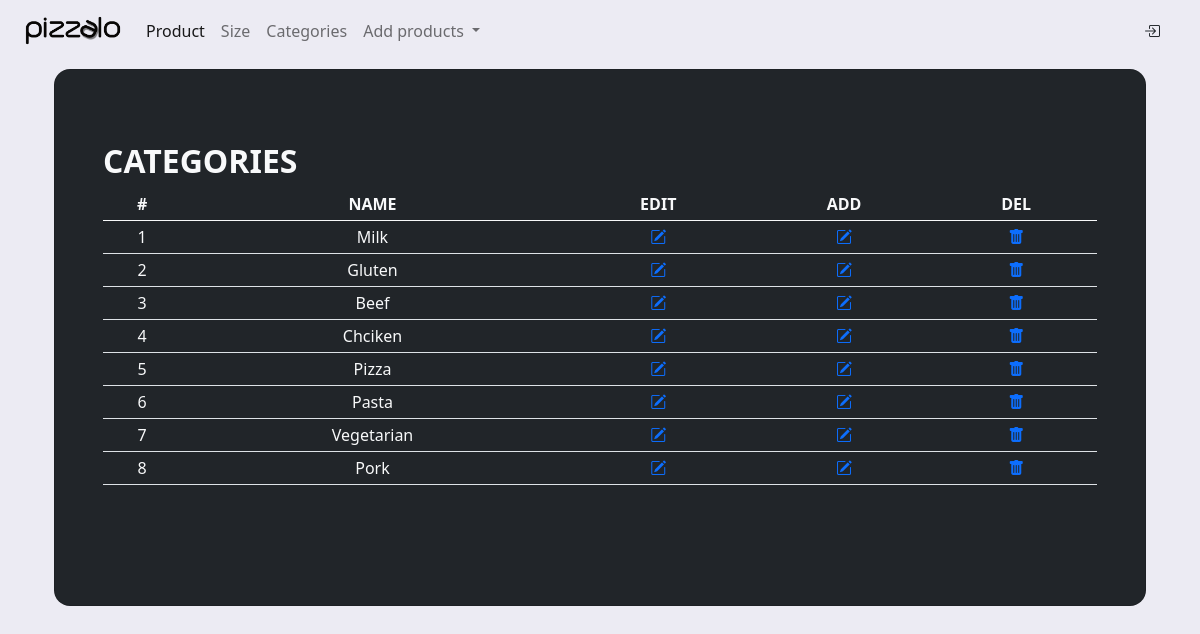
The page /categories on the database its author committed.
### shop/products/models.py (models this page shows, shortened)
class Category(db.Model):
    id = db.Column(db.Integer, primary_key = True)
    name = db.Column(db.String(30), unique = True, nullable = False)

### shop/admin/routes.py (the view)
@app.route('/categories')
def categories():
    categories = Category.query.order_by(Category.id.desc()).all()
    return render_template('admin/brand.html', title='categories',categories=categories)

### shop/templates/admin/brand.html (shortened to what this page needs)
{% extends 'layout.html' %} {% block content %}
{% include 'navbar_admin.html' %}
<section class="vh-100">
  <div class="container pt-2 h-100">
    <div class="row d-flex h-100">
      <div class="col-12 col-md-12 col-lg-6 col-xl-12">
        <div class="card bg-dark" style="border-radius: 1rem">
          <div class="card-body p-5">
            <div class="mb-md-5 mt-md-4 pb-2">
  <table class="table table-sm mt-2 text-center align-middle text-light">
<thead>
<tr>
  <th scope="col">#</th>
  <th scope="col">NAME</th>
  <th scope="col">EDIT</i>
  </th>
  <th scope="col">ADD</th>
  <th scope="col">DEL</th>
</tr>
</thead>
<tbody>
  {% if brands %}
  <h2 class="fw-bold mb-2 text-light text-uppercase">Brand</h2>
  {% for brand in brands%}
<tr>
  <td>{{loop.index}}</td>
  <td>{{ brand.name }}</td>
  <td> <a type="button" href="{{url_for('updatebrand', id=brand.id)}}" class="col-lg-3">
    <i class="bi bi-pencil-square"></i>
  </a></td>
  <td><a  href="{{url_for('addbrand')}}" class="col-lg-3">
    <i class="bi bi-folder-plus"></i>
  </a></td>
  <td><a type="button" href="#" data-bs-toggle="modal" data-bs-target="#Modal-{{brand.id}}" class="col-lg-3">
    <i class="bi bi-trash-fill"></i>
  </a></td>
</tr>
<div class="modal fade" id="Modal-{{brand.id}}" tabindex="-1" aria-labelledby="ModalLabel" aria-hidden="true">
  <div class="modal-dialog">
    <div class="modal-content">
      <div class="modal-header">
        <h5 class="modal-title" id="ModalLabel">Brand: {{brand.name}}</h5>
        <button type="button" class="btn-close" data-bs-dismiss="modal" aria-label="Close"></button>
      </div>
      <div class="modal-body">
        <span>Are you sure that you want to delete this brand {{brand.name}}</span>
      </div>
      <div class="modal-footer">
        <form action="{{url_for('deletebrand', id=brand.id)}}" method="POST">
          <button type="submit" class="col-lg-2 btn btn-outline-danger btn-sm">Delete</button>
        </form>
        <button type="button" class="col-lg-2 btn btn-outline-secondary btn-sm" data-bs-dismiss="modal">
          Cancel</button>
      </div>
    </div>
  </div>
</div>
{% endfor %}
{% else %}
<h2 class="fw-bold mb-2 text-light text-uppercase">Categories</h2>
{% for category in categories%}
<tr>
  <td>{{loop.index}}</td>
  <td>{{ category.name }}</td>
  <td> <a type="button" href="{{url_for('updatecategory', id=category.id)}}" class="col-lg-3">
    <i class="bi bi-pencil-square"></i>
  </a>
</td>
  <td><a  href="{{url_for('addcategory')}}" class="col-lg-3">
    <i class="bi bi-pencil-square"></i>
  </a></td>
  <td><a type="button" href="#" data-bs-toggle="modal" data-bs-target="#Modal-{{category.id}}" class="col-lg-3">
    <i class="bi bi-trash-fill"></i>
  </a></td>
</tr>
{% endfor %}
{% endif %}
</tbody>
</table>
              </div>
            </div>
          </div>
        </div>
      </div>
    </div>
  </section>
{% endblock content %}

### shop/static/css/main.css (style rules this page uses)
body { font-family: 'Khand', sans-serif; }
body { background-color: #ecebf3 !important; }

### rows shown on the page
Category: name "Milk"
Category: name "Gluten"
Category: name "Beef"
Category: name "Chciken"
Category: name "Pizza"
Category: name "Pasta"
Category: name "Vegetarian"
Category: name "Pork"
